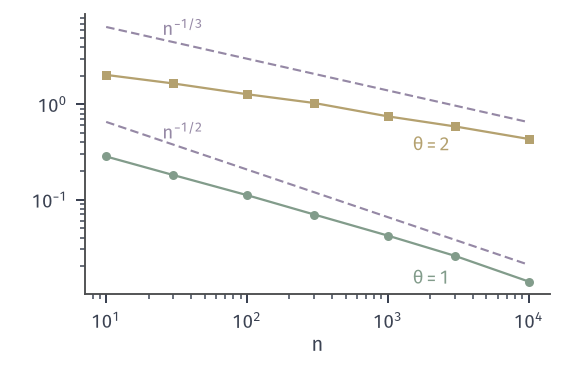

Write the Python code that produced this figure.
from pathlib import Path
import sys
HERE = Path(__file__).resolve().parent
sys.path.insert(0, str(HERE.parent/"pgrad-common"))
from pgrad_fig import *
# Same Pareto example.  Median of |mean of n derivative samples - truth| over R = 2000 seeded repetitions,
# n = 10 ... 10^4.  theta = 1 (finite variance, green circles) vs theta = 2 (infinite variance, yellow squares).
# Reference slopes (purple dashed, anchored 1.5x above the last point): n^{-1/2} and n^{-1/3}; the latter is the stable-law rate for tail index 3/2.
rng = np.random.default_rng(SEED+1)
ns = np.array([10, 30, 100, 300, 1000, 3000, 10000]); R = 2000
fig, ax = figure(width_mm=80, height_mm=52)
panel(fig, left=.15, right=.97, bottom=.2, top=.96)
facts = {}
for th, c, mk in [(1.0, GREEN, 'o'), (2.0, YELLOW, 's')]:
    truth = 3/(3-th)**2; med = []
    for n in ns:
        X = (1-rng.random((R, n)))**(-1/3)
        est = (X**th*np.log(X)).mean(axis=1)
        med.append(float(np.median(np.abs(est-truth))))
    ax.plot(ns, med, mk, color=c, ms=3.6, mew=0)
    ax.plot(ns, med, color=c, lw=.9)
    facts[f'median_err_theta{th}'] = med
c1 = facts['median_err_theta1.0'][-1]*1.5*100; c2 = facts['median_err_theta2.0'][-1]*1.5*10**(4/3)
ax.plot(ns, c1*ns**-.5, color=PURPLE, lw=.85, ls=DASH)
ax.plot(ns, c2*ns**(-1/3), color=PURPLE, lw=.85, ls=DASH)
ax.set_xscale('log'); ax.set_yscale('log')
lab(ax, 25, c1*30**-.5*1.15, r'$n^{-1/2}$', PURPLE); lab(ax, 25, c2*30**(-1/3)*1.18, r'$n^{-1/3}$', PURPLE)
lab(ax, 1500, facts['median_err_theta1.0'][-2]*.5, r'$\theta=1$', GREEN); lab(ax, 1500, facts['median_err_theta2.0'][-2]*.55, r'$\theta=2$', YELLOW)
axlab(ax, r'$n$')
save(fig, HERE, 'figure', facts)
